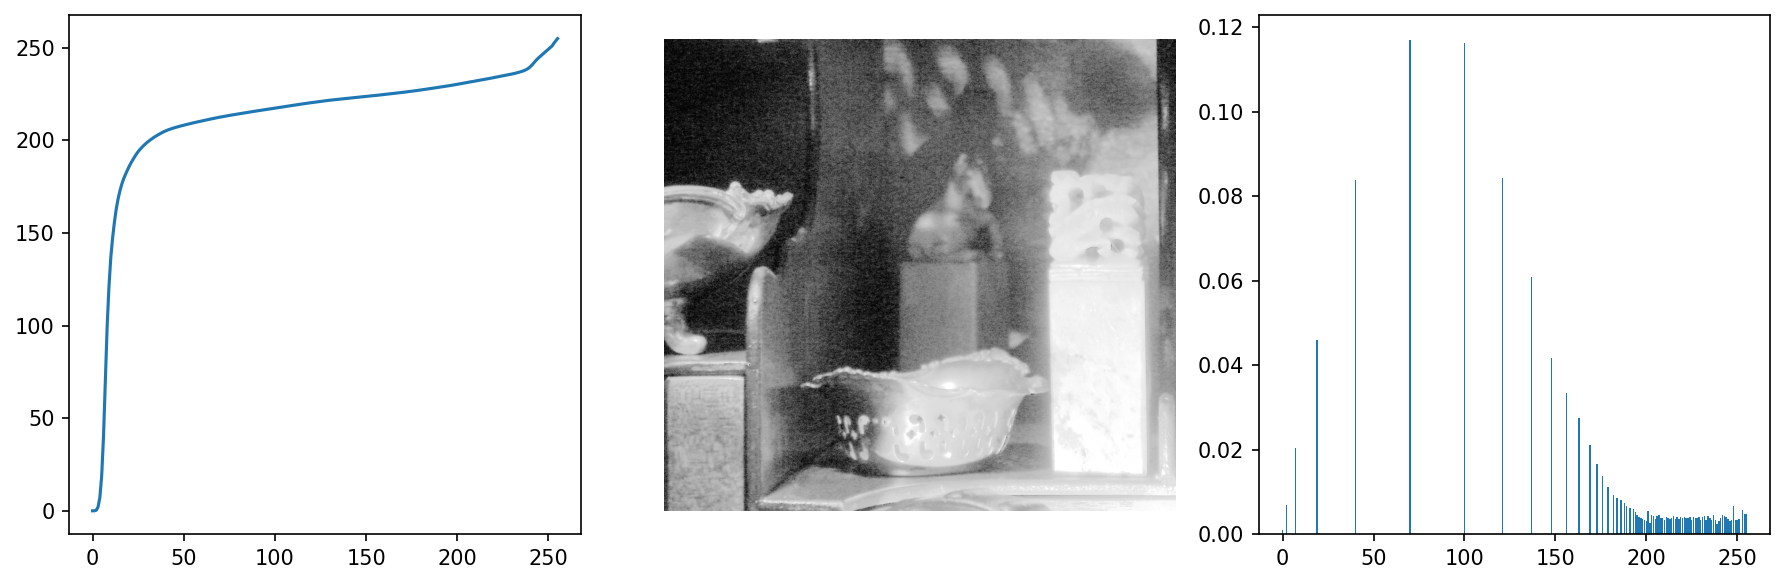

The script that saved this image:
import numpy as np
import matplotlib.pyplot as plt
from PIL import Image
from skimage.exposure import equalize_hist
from libDIPUM.data_path import dip_data

# %% Fig. 3.25
# Histogram equalization of hidden horse image

# %% Data
f = np.array(Image.open(dip_data('hidden-horse.tif')))
if f.ndim == 3:
    f = f[..., 0]

# %% Obtain the histogram equalization intensity transformation function
hfn, _ = np.histogram(f.ravel(), bins=np.arange(-0.5, 256.5, 1.0))
hfn = hfn.astype(float) / f.size
thf = np.cumsum(hfn)

# %% Histogram equalized image (256 levels)
g_float = equalize_hist(f, nbins=256)
g = np.clip(np.round(255 * g_float), 0, 255).astype(np.uint8)

# %% Normalized histogram of equalized image
hng, _ = np.histogram(g.ravel(), bins=np.arange(-0.5, 256.5, 1.0))
hng = hng.astype(float) / g.size

# %% Display
fig = plt.figure(1, figsize=(12, 4))

plt.subplot(1, 3, 1)
plt.plot(255 * thf)
plt.axis('square')
plt.axis('tight')

plt.subplot(1, 3, 2)
plt.imshow(g, cmap='gray')
plt.axis('off')

plt.subplot(1, 3, 3)
plt.bar(np.arange(256), hng)
plt.axis('square')
plt.axis('tight')

plt.tight_layout()
fig.savefig('Figure325.png', dpi=150, bbox_inches='tight')
plt.show()
